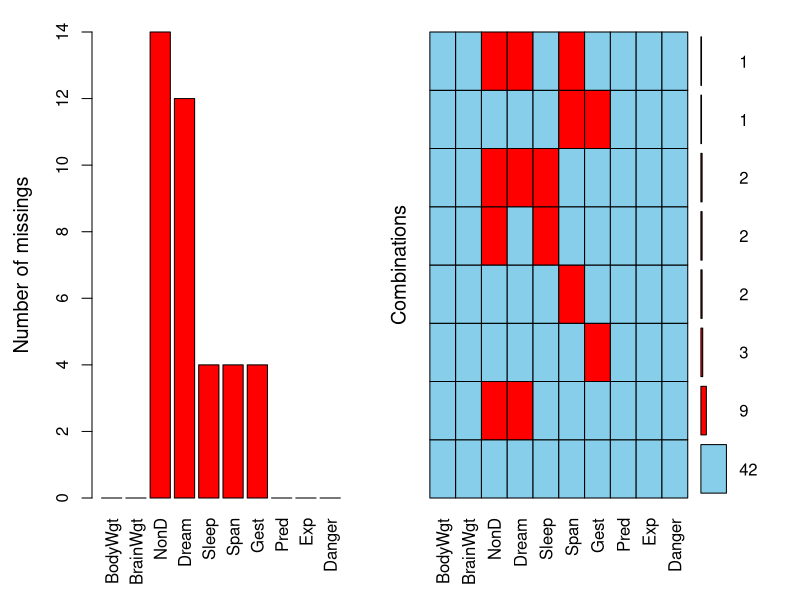
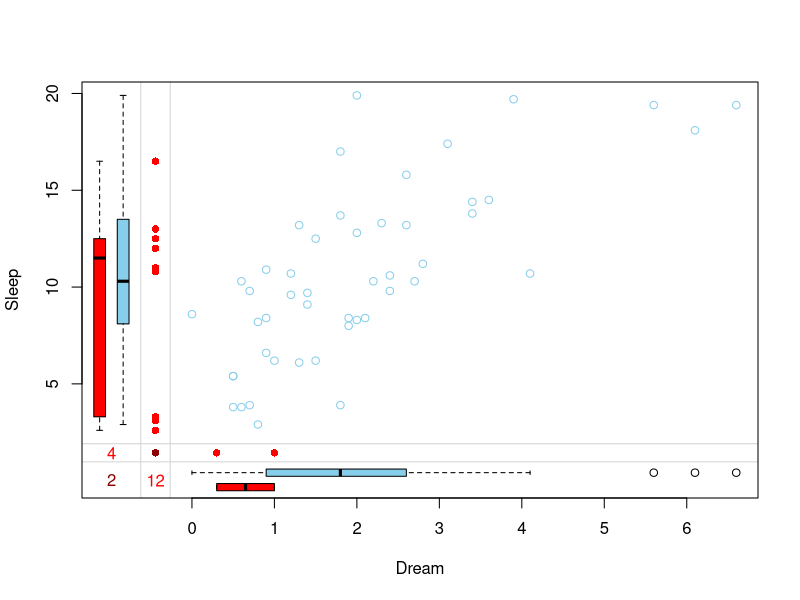
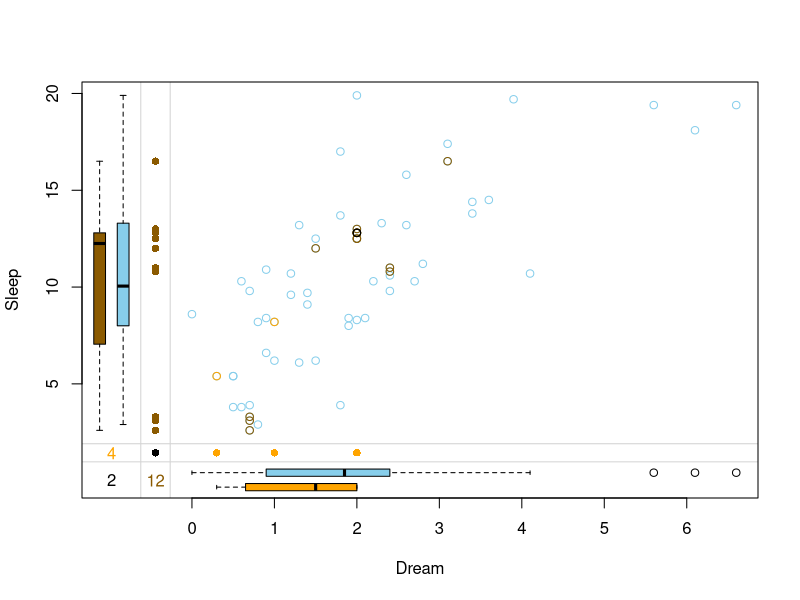

Write the R code that produced these figures, in order.
## ---- chunk 1
knitr::opts_chunk$set(
  collapse = TRUE,
  comment = "#>",
  fig.width = 7,
  fig.height = 5,
  fig.align = "center"
)

# vimpute() and the wrappers built on it run on the mlr3 stack, which VIM
# suggests rather than imports (it backs vimpute() alone, and a hard
# dependency would tie every reverse dependency of VIM to the mlr3 chain).
# Where the stack is absent -- notably a check run with
# _R_CHECK_DEPENDS_ONLY_=true -- skip the chunks instead of failing the build.
has_mlr3 <- all(vapply(c("mlr3", "mlr3learners", "mlr3pipelines", "mlr3tuning",
                         "paradox", "R6", "future"),
                       requireNamespace, logical(1), quietly = TRUE))
knitr::opts_chunk$set(eval = has_mlr3)
## ---- chunk 2
if (!has_mlr3) {
  cat("This vignette needs the mlr3 stack, which VIM suggests rather than ",
      "imports; the runnable examples are skipped because it is unavailable.")
}
## ---- chunk 3
library(VIM)
data(sleep)
a <- aggr(sleep, plot = FALSE)
plot(a, numbers = TRUE, prop = FALSE)
## ---- chunk 4
x <- sleep[, c("Dream", "Sleep")]
marginplot(x)
## ---- chunk 5
x_imputed <- kNN(x)
## ---- chunk 6
marginplot(x_imputed, delimiter = "_imp")
